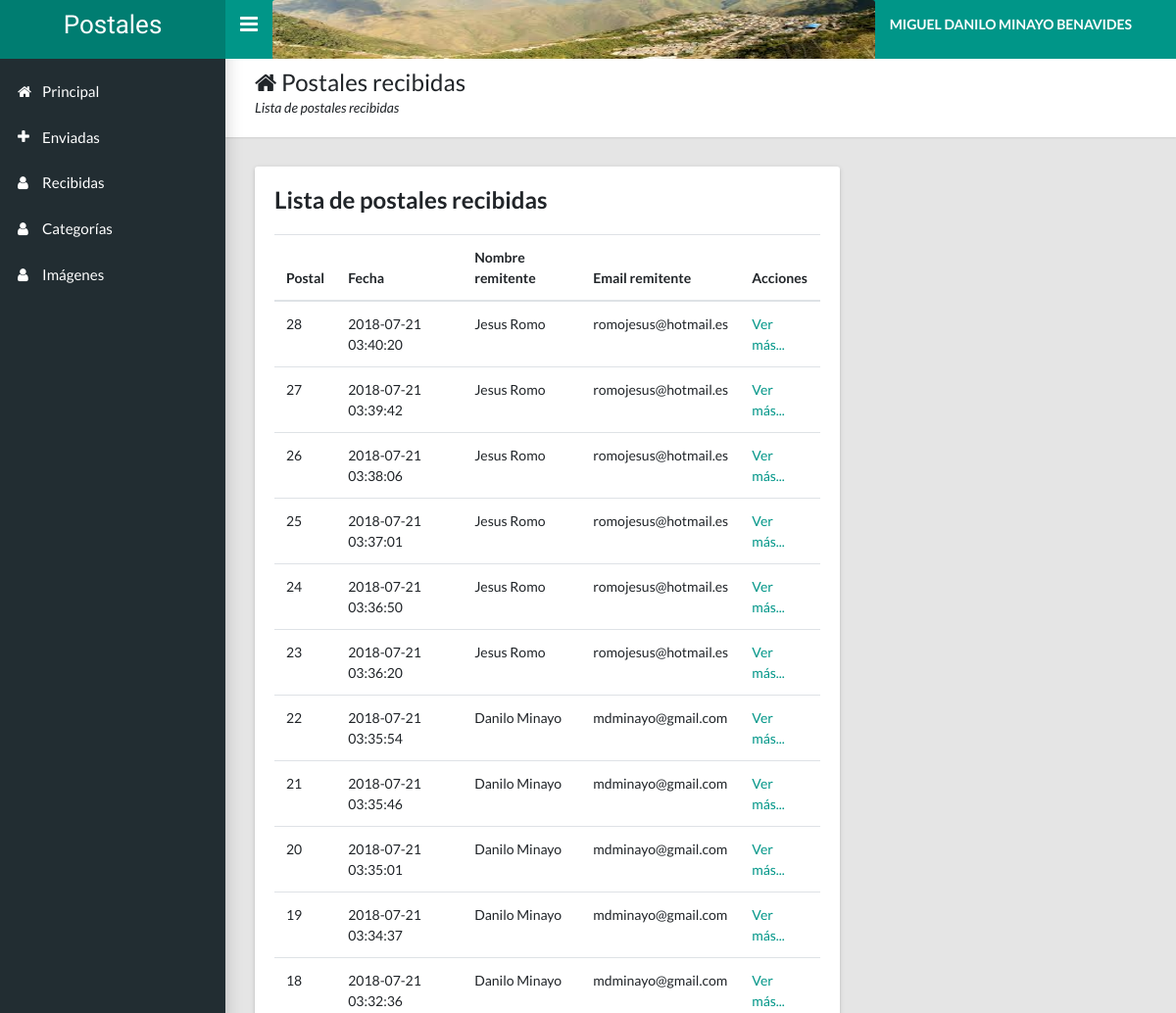
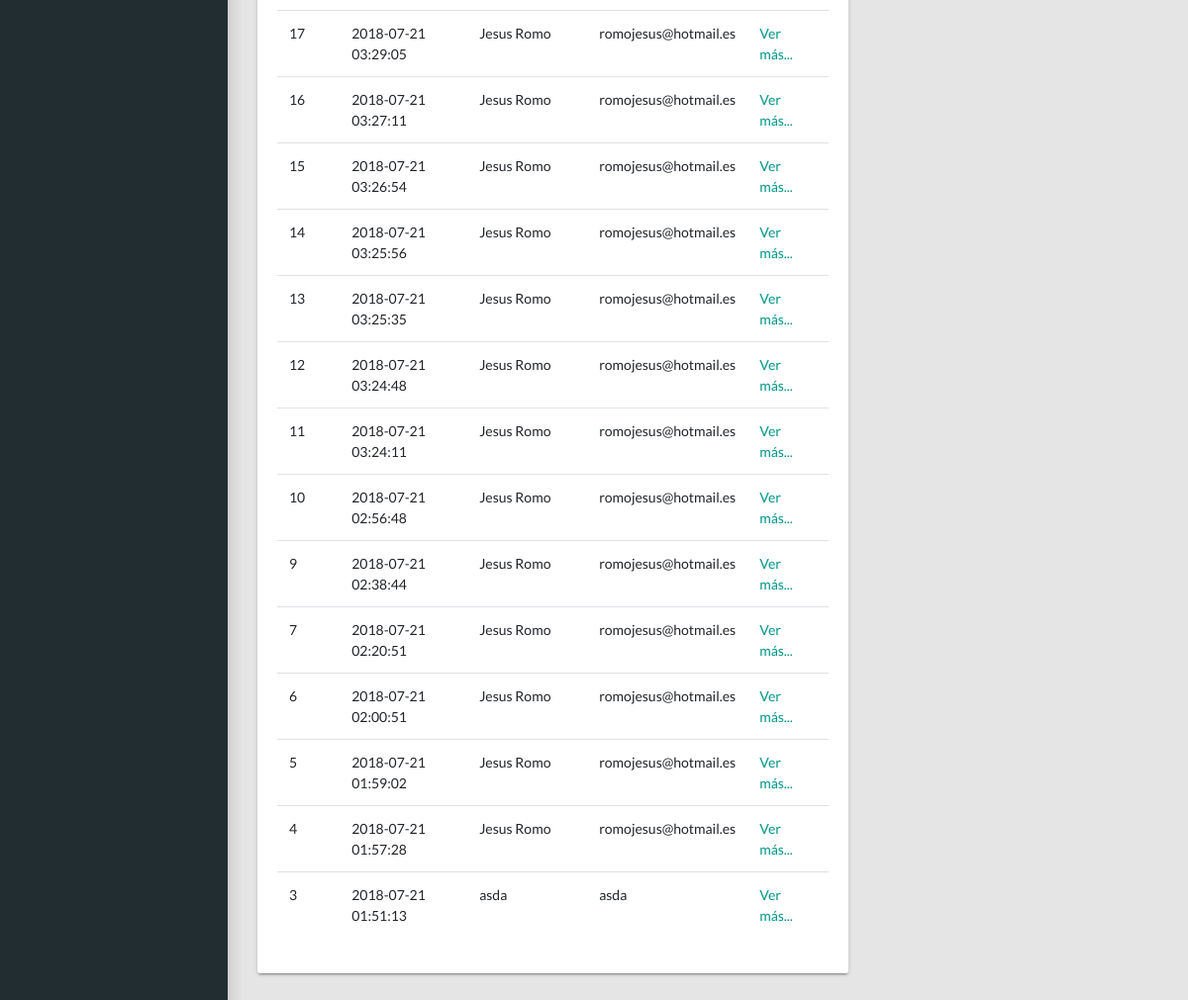
/recibidas.php (signed in), run on the app's committed database (2 pictures, top to bottom).
### tables this page shows
CREATE TABLE `postal` (
  `codigo` int(11) NOT NULL,
  `fechaEnvio` datetime NOT NULL,
  `nombreRemitente` varchar(100) NOT NULL,
  `emailRemitente` varchar(100) NOT NULL,
  `nombreDestinatario` varchar(100) NOT NULL,
  `emailDestinatario` varchar(100) NOT NULL,
  `mensaje` varchar(2500) NOT NULL,
  `codigoImagen` int(11) NOT NULL,
  `usuario` varchar(100) NOT NULL
);

### clases/Bd.php (called while the page is built, shortened)
<?php
class Bd {
	public $host;
	public $usuario;
	public $contrasena;
	public $conexion;
	public function __construct($host='localhost',$nombredb='postales',$pusuario='root',$contrasena='',$puerto='3306') {
		$this->host=$host;
		$this->usuario=$pusuario;
		$this->contrasena=$contrasena;
	}
	public function conectar(){
			$this->conexion = mysqli_connect($this->host,$this->usuario,$this->contrasena);
	}
	public function base($base){
			$this->base = $base;
			mysqli_select_db($this->conexion,$this->base);
	}
	public function cantidad($lista){
			$this->cantidad = mysqli_num_rows($lista);
			return $this->cantidad;
	}
	public function obtenerFila($lista){
			$this->lista = $lista;
			$this->fila = mysqli_fetch_array($this->lista);
			return $this->fila;
	}
	public function buscar($sql){
		$this->sql = $sql;
		$this->consulta = mysqli_query($this->conexion,$this->sql);
		return $this->consulta;
	}
}
?>

### recibidas.php (the view, shortened to what this page needs)
<?php
include ("header.php");
if(!isset($_SESSION['usuario'])){
  header('Location: login.php');
}else{
    require_once("clases/Bd.php");
    $bd = new Bd();
    $bd->conectar();
    $bd->base('postales');
    $usuario = $_SESSION['usuario'];
    $sql_usuario = "select email from usuario where usuario = '{$usuario}'";
    $lista_usuario = $bd->buscar($sql_usuario);
    $fila_usuario = $bd->obtenerFila($lista_usuario);
    $email = $fila_usuario[0];
    $sql = "select * from postal where emailDestinatario = '{$email}' order by fechaEnvio desc";
    $lista = $bd->buscar($sql);
    $cantidad = $bd->cantidad($lista);
    $bd->desconectar();
  ?>
      <main class="app-content">
        <div class="app-title">
          <div>
            <h1><i class="fa fa-home"></i> Postales recibidas</h1>
            <p>Lista de postales recibidas</p>
          </div>
        </div>
        <div class = "row">
            <div class="col-md-8">
            <div class="tile">
                <h3 class="tile-title">Lista de postales recibidas</h3>
                <?php
                    if($cantidad == 0){
                        ?>
                        <div class = "alert alert-warning">No ha recibido postales.</div>
                        <?php
                    }else{
                        ?>
                        <div class="table-responsive">
                            <table class="table">
                                <thead>
                                <tr>
                                    <th>Postal</th>
                                    <th>Fecha</th>
                                    <th>Nombre remitente</th>
                                    <th>Email remitente</th>
                                    <th>Acciones</th>
                                </tr>
                                </thead>
                                <tbody>
                                    <?php
                                        while ($fila = $bd->obtenerFila($lista)){
                                            echo "<tr>";
                                                echo "<td>".$fila[0]."</td>";
                                                echo "<td>".$fila[1]."</td>";
                                                echo "<td>".$fila[2]."</td>";
                                                echo "<td>".$fila[3]."</td>";
                                                echo "<td><a href='vermas.php?postal={$fila[0]}'>Ver más...</a></td>";
                                            echo "</tr>";
                                        }
                                    ?>
                                </tbody>
                            </table>
                        </div>
                        <?php
                    }
                ?>
            </div>
            </div>
        </div>
      </main>
<?php
 }
?>
<?php include ("footer.php")?>

### data on the page
postal: codigo "28", fechaEnvio "2018-07-21 03:40:20", nombreRemitente "Jesus Romo", emailRemitente "romojesus@hotmail.es"
postal: codigo "27", fechaEnvio "2018-07-21 03:39:42", nombreRemitente "Jesus Romo", emailRemitente "romojesus@hotmail.es"
postal: codigo "26", fechaEnvio "2018-07-21 03:38:06", nombreRemitente "Jesus Romo", emailRemitente "romojesus@hotmail.es"
postal: codigo "25", fechaEnvio "2018-07-21 03:37:01", nombreRemitente "Jesus Romo", emailRemitente "romojesus@hotmail.es"
postal: codigo "24", fechaEnvio "2018-07-21 03:36:50", nombreRemitente "Jesus Romo", emailRemitente "romojesus@hotmail.es"
postal: codigo "23", fechaEnvio "2018-07-21 03:36:20", nombreRemitente "Jesus Romo", emailRemitente "romojesus@hotmail.es"
postal: codigo "22", fechaEnvio "2018-07-21 03:35:54", nombreRemitente "Danilo Minayo", emailRemitente "mdminayo@gmail.com"
postal: codigo "21", fechaEnvio "2018-07-21 03:35:46", nombreRemitente "Danilo Minayo", emailRemitente "mdminayo@gmail.com"
postal: codigo "20", fechaEnvio "2018-07-21 03:35:01", nombreRemitente "Danilo Minayo", emailRemitente "mdminayo@gmail.com"
postal: codigo "19", fechaEnvio "2018-07-21 03:34:37", nombreRemitente "Danilo Minayo", emailRemitente "mdminayo@gmail.com"
postal: codigo "18", fechaEnvio "2018-07-21 03:32:36", nombreRemitente "Danilo Minayo", emailRemitente "mdminayo@gmail.com"
postal: codigo "17", fechaEnvio "2018-07-21 03:29:05", nombreRemitente "Jesus Romo", emailRemitente "romojesus@hotmail.es"
postal: codigo "16", fechaEnvio "2018-07-21 03:27:11", nombreRemitente "Jesus Romo", emailRemitente "romojesus@hotmail.es"
postal: codigo "15", fechaEnvio "2018-07-21 03:26:54", nombreRemitente "Jesus Romo", emailRemitente "romojesus@hotmail.es"
postal: codigo "14", fechaEnvio "2018-07-21 03:25:56", nombreRemitente "Jesus Romo", emailRemitente "romojesus@hotmail.es"
postal: codigo "13", fechaEnvio "2018-07-21 03:25:35", nombreRemitente "Jesus Romo", emailRemitente "romojesus@hotmail.es"
postal: codigo "12", fechaEnvio "2018-07-21 03:24:48", nombreRemitente "Jesus Romo", emailRemitente "romojesus@hotmail.es"
postal: codigo "11", fechaEnvio "2018-07-21 03:24:11", nombreRemitente "Jesus Romo", emailRemitente "romojesus@hotmail.es"
postal: codigo "10", fechaEnvio "2018-07-21 02:56:48", nombreRemitente "Jesus Romo", emailRemitente "romojesus@hotmail.es"
postal: codigo "9", fechaEnvio "2018-07-21 02:38:44", nombreRemitente "Jesus Romo", emailRemitente "romojesus@hotmail.es"
postal: codigo "7", fechaEnvio "2018-07-21 02:20:51", nombreRemitente "Jesus Romo", emailRemitente "romojesus@hotmail.es"
postal: codigo "6", fechaEnvio "2018-07-21 02:00:51", nombreRemitente "Jesus Romo", emailRemitente "romojesus@hotmail.es"
postal: codigo "5", fechaEnvio "2018-07-21 01:59:02", nombreRemitente "Jesus Romo", emailRemitente "romojesus@hotmail.es"
postal: codigo "4", fechaEnvio "2018-07-21 01:57:28", nombreRemitente "Jesus Romo", emailRemitente "romojesus@hotmail.es"
postal: codigo "3", fechaEnvio "2018-07-21 01:51:13", nombreRemitente "asda", emailRemitente "asda"

### other printed values
$_SESSION['nombres'] "MIGUEL DANILO MINAYO BENAVIDES"
